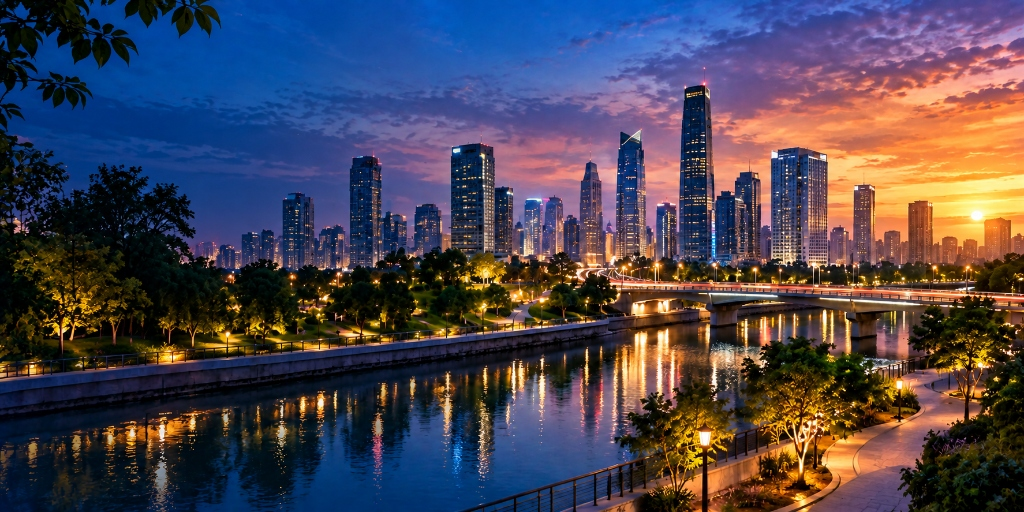
#> input picture client/src/assets/hero-cityscape.jpg, 1024 x 512 px
$ python -i utils.py   (imports and definitions only)
#> lines starting #> are read from the running program, lines starting #| are printed output that depends on the picture
"""
Smart City Civic AI Utilities
Helper functions for image processing, color analysis, text cleaning,
emergency hazard detection, and base64 handling.
"""

import os
import re
import base64
from typing import Tuple, List, Optional
from schemas import ImageFeatures, EMERGENCY_KEYWORDS

try:
    from PIL import Image, ImageStat
    PIL_AVAILABLE = True
except ImportError:
    PIL_AVAILABLE = False


# [39 lines left out: functions clean_text, detect_hazard_keywords, not called in this run]


def extract_image_features(image_path: Optional[str]) -> ImageFeatures:
    """
    Extracts computer vision and statistical color/brightness features from an image.
    Works entirely locally on CPU with zero paid APIs.
    """
#> called with image_path = '../client/src/assets/hero-cityscape.jpg'
    features = ImageFeatures(valid=False)

    if not image_path or not os.path.exists(image_path):
        return features

    if not PIL_AVAILABLE:
        # Pillow not installed; return default valid=False
        return features

    try:
        with Image.open(image_path) as img:
#> img is the input picture: PIL image 1024x512 RGB; mean R, G, B 75.3, 69.5, 83.1
            features.valid = True
            width, height = img.size
#> width = 1024; height = 512
            features.aspect_ratio = round(width / max(height, 1), 2)
#> features.aspect_ratio = 2

            # Resize to small thumbnail for fast CPU analysis
            thumb = img.convert("RGB").resize((64, 64))
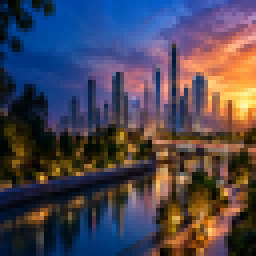
#> thumb: PIL image 64x64 RGB (shown 4 times larger); mean R, G, B 75.3, 69.5, 83.1
            pixels = list(thumb.getdata())
#> pixels = 4096 items, first 6: (3, 15, 28), (3, 20, 40), (1, 4, 2), (5, 7, 1), (14, 22, 5), (4, 43, 89)
            n = len(pixels)
#> n = 4096

            total_r = sum(p[0] for p in pixels)
#> total_r = 308501
            total_g = sum(p[1] for p in pixels)
#> total_g = 284657
            total_b = sum(p[2] for p in pixels)
#> total_b = 340385

            avg_r = total_r / n
#> avg_r = 75.32
            avg_g = total_g / n
#> avg_g = 69.5
            avg_b = total_b / n
#> avg_b = 83.1
            brightness = (avg_r + avg_g + avg_b) / 3.0
#> brightness = 75.97
            features.brightness = round(brightness, 2)
#> features.brightness = 75.97

            # Calculate luminance contrast/variance
            stat = ImageStat.Stat(thumb.convert("L"))
            features.contrast = round(stat.stddev[0], 2)
#> features.contrast = 45.33

            # 1. Dark night scene (broken street lights, nighttime hazards)
            if brightness < 65:
                features.is_dark = True

            # 2. Greyish asphalt / road / concrete surface
            # R, G, B are tightly clustered and brightness is moderate
            if abs(avg_r - avg_g) < 18 and abs(avg_g - avg_b) < 18 and abs(avg_r - avg_b) < 18 and brightness < 155:
                features.is_greyish = True

            # 3. Water / Drainage / Sewage bluish-green liquid reflection
            if avg_b > avg_r + 8 and avg_b > avg_g:
                features.is_wet_blue = True

            # 4. Greenery / Park / Garden foliage
            if avg_g > avg_r + 12 and avg_g > avg_b + 12:
                features.is_greenish = True

    except Exception as e:
        print(f"[SmartCity AI Utils] Image inspection warning: {e}")
        features.valid = False

    return features


# [19 lines left out: functions encode_image_to_base64, cleanup_temp_file, not called in this run]

>>> result = extract_image_features('../client/src/assets/hero-cityscape.jpg')
